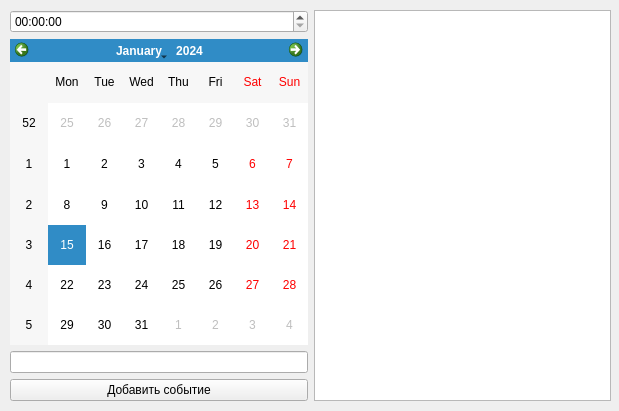
<?xml version="1.0" encoding="UTF-8"?>
<ui version="4.0">
 <class>Form</class>
 <widget class="QWidget" name="Form">
  <property name="geometry">
   <rect>
    <x>0</x>
    <y>0</y>
    <width>619</width>
    <height>411</height>
   </rect>
  </property>
  <property name="windowTitle">
   <string>Form</string>
  </property>
  <widget class="QWidget" name="horizontalLayoutWidget">
   <property name="geometry">
    <rect>
     <x>10</x>
     <y>10</y>
     <width>601</width>
     <height>391</height>
    </rect>
   </property>
   <layout class="QHBoxLayout" name="horizontalLayout">
    <item>
     <layout class="QVBoxLayout" name="verticalLayout">
      <item>
       <widget class="QTimeEdit" name="timeEdit"/>
      </item>
      <item>
       <widget class="QCalendarWidget" name="calendarWidget"/>
      </item>
      <item>
       <widget class="QLineEdit" name="lineEdit"/>
      </item>
      <item>
       <widget class="QPushButton" name="submitButton">
        <property name="text">
         <string>Добавить событие</string>
        </property>
       </widget>
      </item>
     </layout>
    </item>
    <item>
     <widget class="QListWidget" name="listWidget"/>
    </item>
   </layout>
  </widget>
 </widget>
 <resources/>
 <connections/>
</ui>
